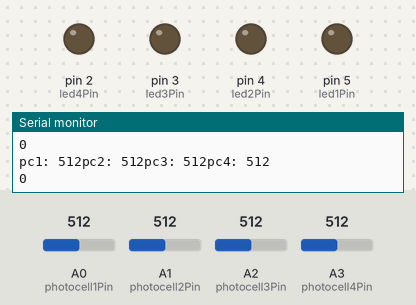
A sketch run on a simulated Arduino Leonardo, built with avr-gcc and run on an emulated ATmega32U4. On the bench: output pins drawn as LEDs (lit = HIGH), the last lines printed to the serial monitor. Dashed ring = blinking. Inputs (shaded band) come from the test bench; at power-on: A0 (photocell1Pin) = 512, A1 (photocell2Pin) = 512, A3 (photocell4Pin) = 512, A2 (photocell3Pin) = 512.

Above: at 1.2 s.
1.3 s: A0 (photocell1Pin) set to 990
2.8 s: A0 (photocell1Pin) set to 1021
At 3.7 s:
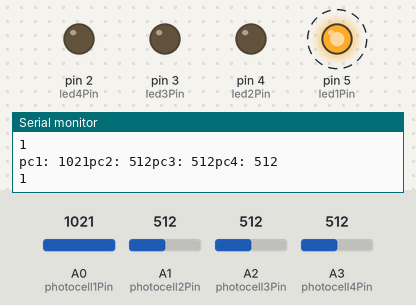
5.8 s: A1 (photocell2Pin) set to 952
7.3 s: A1 (photocell2Pin) set to 984
At 9.0 s:
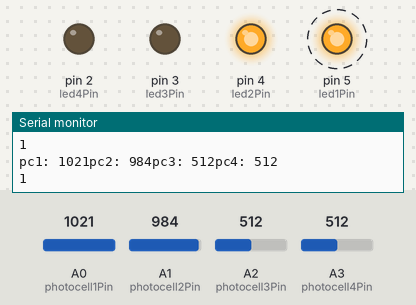
10.3 s: A3 (photocell4Pin) set to 951
12.9 s: A3 (photocell4Pin) set to 968
At 14.8 s:
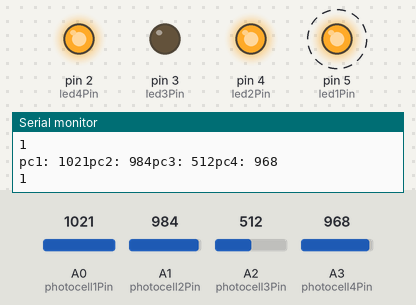
Timing chart, 0 to 16.9 s (numbered marks = the images above; inputs shaded):
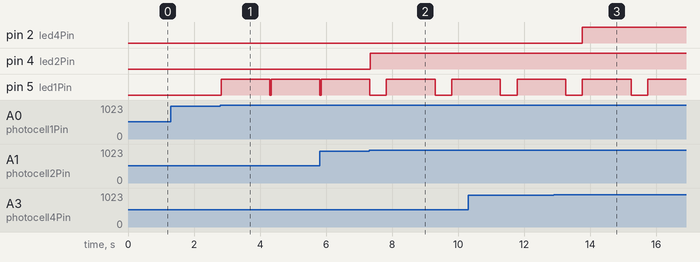

Measured:
- the behaviour switches between 1005 and 1006 on A0 (photocell1Pin) (found by bisection; images 0 and 1)
- the behaviour switches between 970 and 971 on A1 (photocell2Pin) (found by bisection; images 1 and 2)
- the behaviour switches between 960 and 961 on A3 (photocell4Pin) (found by bisection; images 2 and 3)
- after the input at 2.8 s, pin 5 (led1Pin): LOW → HIGH at once, → LOW 1.5 s later, → HIGH 0.04 s later
- after the input at 7.3 s, pin 4 (led2Pin): LOW → HIGH at once; pin 5 (led1Pin): LOW → HIGH after 0.53 s, → LOW 1.5 s later, → HIGH 0.51 s later
- after the input at 12.9 s, pin 2 (led4Pin): LOW → HIGH after 0.85 s

The sketch:

Project3-final-debug.ino
```cpp
#include "MIDIUSB.h"
// Variables:
byte note0 = 0;
byte note1 = 1;            // The MIDI note value to be played
byte note2 = 2;
byte note3 = 3;
byte note4 = 4;

const int photocell1Pin = A0;
const int photocell2Pin = A1;
const int photocell3Pin = A2;
const int photocell4Pin = A3;

const int led1Pin = 5;
const int led2Pin = 4;
const int led3Pin = 3;
const int led4Pin = 2;
const int buttonPin = 6;

const int vid1time = 67000;
const int vid2time = 66000;
const int vid3time = 70000;
const int vid4time = 66000;

int led1Brightness;
int led2Brightness;
int led3Brightness;
int led4Brightness;

int photocell1Reading;
int photocell2Reading;
int photocell3Reading;
int photocell4Reading;
int button;

const int pcThreshold = 1005;
unsigned long switchoff = 0;

bool playing = false;

void noteOn(byte channel, byte pitch, byte velocity) {
  midiEventPacket_t noteOn = {0x09, 0x90 | channel, pitch, velocity};
  MidiUSB.sendMIDI(noteOn);
}

void noteOff(byte channel, byte pitch, byte velocity) {
  midiEventPacket_t noteOff = {0x08, 0x80 | channel, pitch, velocity};
  MidiUSB.sendMIDI(noteOff);
}

void setup() {
  Serial.begin(9600);
  pinMode(led1Pin, OUTPUT);
  pinMode(led2Pin, OUTPUT);
  pinMode(led3Pin, OUTPUT);
  pinMode(led4Pin, OUTPUT);
  pinMode(photocell1Pin, INPUT);
  pinMode(photocell2Pin, INPUT);
  pinMode(photocell3Pin, INPUT);
  pinMode(photocell4Pin, INPUT);
  pinMode(buttonPin, INPUT);
}

void loop() {
  photocell1Reading = analogRead(photocell1Pin);
  photocell2Reading = analogRead(photocell2Pin);
  photocell3Reading = analogRead(photocell3Pin);
  photocell4Reading = analogRead(photocell4Pin);
//  button =  digitalRead(photocell4Pin);

  Serial.print("pc1: ");
  Serial.print(photocell1Reading);
  Serial.print("pc2: ");
  Serial.print(photocell2Reading);
  Serial.print("pc3: ");
  Serial.print(photocell3Reading);
  Serial.print("pc4: ");
  Serial.println(photocell4Reading);
  Serial.println(playing);

  //led

  //midi
  //room 1
  if (photocell1Reading > pcThreshold) {
    if (playing == false) {
    digitalWrite(led1Pin, HIGH);
    noteOn(0, 1, 64);
    switchoff = millis()+vid1time;
    playing = true;
    Serial.println("open 1");
    }
//    Serial.print("switch 1     ");
//    Serial.print(switchoff);
//    Serial.print("millis 1    ");
//    Serial.println(millis());
  }

    if (millis() > switchoff) {
      digitalWrite(led1Pin, LOW);
      if   (switchoff > 0 ) {
        noteOn(0, 0, 64);
        switchoff = 0;
        playing = false;
      }
    }

  delay(10);

    //room2
    if (photocell2Reading > 970) {
        if (playing == false) {
        digitalWrite(led2Pin, HIGH);
        noteOn(0, 2, 64);
        switchoff = millis()+vid2time;
        playing = true;
        Serial.println("open 2");
        }
//        Serial.print("switch 2     ");
//        Serial.print(switchoff);
//        Serial.print("millis 2    ");
//        Serial.println(millis());
      }

        if (millis() > switchoff) {
          digitalWrite(led2Pin, LOW);
            if   (switchoff > 0 ) {
          noteOn(0, 0, 64);
          switchoff = 0;
          playing = false;
          }
        }

  delay(10);

  //room3
  if (photocell3Reading > 930) {
      if (playing == false) {
      digitalWrite(led3Pin, HIGH);
      noteOn(0, 3, 64);
      switchoff = millis()+vid3time;
      playing = true;
      Serial.println("open 3");
      }
//      Serial.print("switch 3     ");
//      Serial.print(switchoff);
//      Serial.print("millis 3    ");
//      Serial.println(millis());
    }

      if (millis() > switchoff) {
        digitalWrite(led3Pin, LOW);
          if   (switchoff > 0 ) {
        noteOn(0, 0, 64);
        switchoff = 0;
        playing = false;
          }
        }

    delay(10);

  //room4
  if (photocell4Reading > 960) {
    if (playing == false) {
      digitalWrite(led4Pin, HIGH);
      noteOn(0, 4, 64);
      switchoff = millis()+vid4time;
      playing == true;
      }
     }

   if (millis() > switchoff) {
      digitalWrite(led4Pin, LOW);
        if   (switchoff > 0 ) {
      noteOn(0, 0, 64);
      switchoff = 0;
      playing = false;
      }
   }

  delay(10);

//  //reset threshold
//  if (button)
//  const int pcThreshold = 980;
//
}
// psudo-code:
// mark photocell reading every 10 second
// if photocell > threshold && photocell reading > previou photo cell reading
//    play


// while loop didn't work //

//  while(play){
//      if (photocellReading > 900
//      ){
//        noteOn(0, 50, 64);
//        delay(300);
//      } else {
//        play = false;
//        break;
//      }
//  }
//}
```
